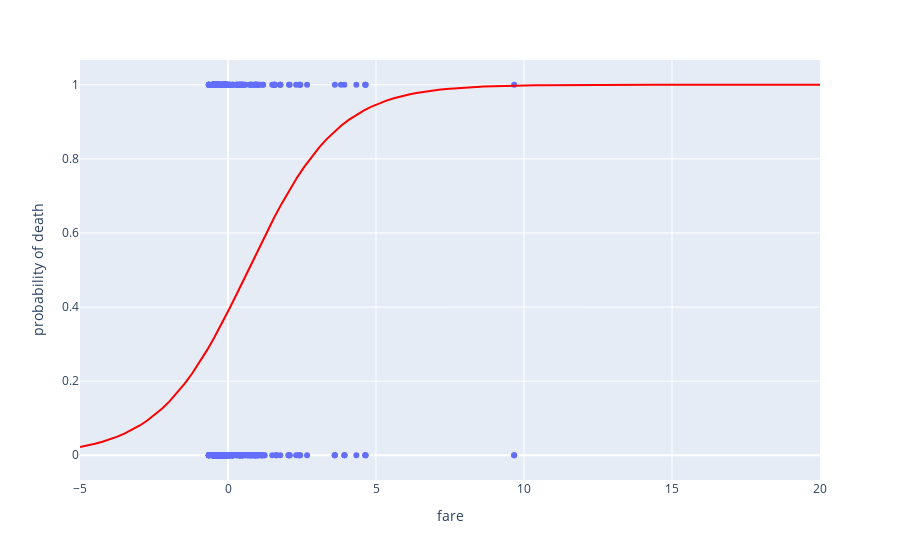

Here is the notebook cell this chart was saved with:
### Code cell
from scipy.special import expit

df = pd.DataFrame(original_X_subset.ravel(), columns=['fare'])
df['probability of death'] = original_y
fig = px.scatter(df, x='fare', y='probability of death')

X_test = np.linspace(-5, 20, 100)
loss = expit(X_test * model.coef_ + model.intercept_).ravel()
fig.add_trace(px.line(pd.DataFrame(zip(X_test, loss), columns=['x','y']), x='x', y='y').data[0])
fig.update_traces(line_color='red')

### Figure 1 — Plotly figure (JSON) as saved in the notebook; plotly's stock layout.template omitted (floating-point values rounded to 4 significant figures; data arrays with more than 128 entries replaced by an {"elided": "..."} marker saying what was removed)
{"data": [{"hovertemplate": "fare=%{x}<br>probability of death=%{y}<extra></extra>", "legendgroup": "", "line": {"color": "red"}, "marker": {"color": "#636efa", "symbol": "circle"}, "mode": "markers", "name": "", "orientation": "v", "showlegend": false, "type": "scatter", "x": {"elided": "891 float values"}, "xaxis": "x", "y": {"elided": "891 int values"}, "yaxis": "y"}, {"hovertemplate": "x=%{x}<br>y=%{y}<extra></extra>", "legendgroup": "", "line": {"color": "red", "dash": "solid"}, "mode": "lines", "name": "", "orientation": "v", "showlegend": false, "type": "scatter", "x": [-5, -4.747, -4.495, -4.242, -3.99, -3.737, -3.485, -3.232, -2.98, -2.727, -2.475, -2.222, -1.97, -1.717, -1.465, -1.212, -0.9596, -0.7071, -0.4545, -0.202, 0.05051, 0.303, 0.5556, 0.8081, 1.061, 1.313, 1.566, 1.818, 2.071, 2.323, 2.576, 2.828, 3.081, 3.333, 3.586, 3.838, 4.091, 4.343, 4.596, 4.848, 5.101, 5.354, 5.606, 5.859, 6.111, 6.364, 6.616, 6.869, 7.121, 7.374, 7.626, 7.879, 8.131, 8.384, 8.636, 8.889, 9.141, 9.394, 9.646, 9.899, 10.15, 10.4, 10.66, 10.91, 11.16, 11.41, 11.67, 11.92, 12.17, 12.42, 12.68, 12.93, 13.18, 13.43, 13.69, 13.94, 14.19, 14.44, 14.7, 14.95, 15.2, 15.45, 15.71, 15.96, 16.21, 16.46, 16.72, 16.97, 17.22, 17.47, 17.73, 17.98, 18.23, 18.48, 18.74, 18.99, 19.24, 19.49, 19.75, 20], "xaxis": "x", "y": [0.0223, 0.02627, 0.03093, 0.03638, 0.04275, 0.05017, 0.0588, 0.06881, 0.08038, 0.0937, 0.109, 0.1264, 0.1461, 0.1683, 0.1931, 0.2207, 0.2509, 0.2837, 0.3191, 0.3566, 0.396, 0.4367, 0.4784, 0.5203, 0.562, 0.6028, 0.6422, 0.6798, 0.7152, 0.7482, 0.7785, 0.8061, 0.831, 0.8533, 0.8731, 0.8905, 0.9059, 0.9192, 0.9309, 0.9409, 0.9496, 0.957, 0.9634, 0.9689, 0.9736, 0.9776, 0.981, 0.9839, 0.9863, 0.9884, 0.9902, 0.9917, 0.993, 0.9941, 0.995, 0.9957, 0.9964, 0.997, 0.9974, 0.9978, 0.9982, 0.9984, 0.9987, 0.9989, 0.9991, 0.9992, 0.9993, 0.9994, 0.9995, 0.9996, 0.9997, 0.9997, 0.9998, 0.9998, 0.9998, 0.9999, 0.9999, 0.9999, 0.9999, 0.9999, 0.9999, 0.9999, 1.0, 1.0, 1.0, 1.0, 1.0, 1.0, 1.0, 1.0, 1.0, 1.0, 1.0, 1.0, 1.0, 1.0, 1.0, 1.0, 1.0, 1.0], "yaxis": "y"}], "layout": {"legend": {"tracegroupgap": 0}, "margin": {"t": 60}, "xaxis": {"anchor": "y", "domain": [0, 1], "title": {"text": "fare"}}, "yaxis": {"anchor": "x", "domain": [0, 1], "title": {"text": "probability of death"}}}}
